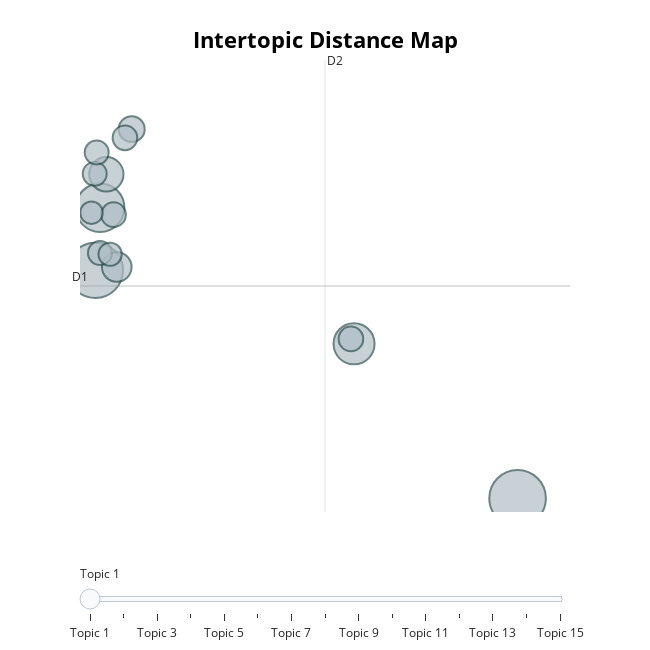

The notebook cell this image was saved under:
### Code cell
topic_model.visualize_topics()

### Figure 1 — Plotly figure (JSON) as saved in the notebook; plotly's stock layout.template omitted (floating-point values rounded to 4 significant figures)
{"data": [{"customdata": [[1, "wet | lid | wetboek | bedoelen | koninklijk", 95], [2, "brussels | hoofdstedelijk | regering | brussel | gewest", 91], [3, "gemeenschap | franse | regering | onderwijs | decreet", 70], [4, "und | des | vom | wird | durch", 50], [5, "decreet | vennootschap | lid | attest | aandeel", 35], [6, "diamant | koninklijk | wet | minister | art", 26], [7, "autoriteit | akkoord | overeenkomst | belgi | bevoegd", 20], [8, "onderneming | nacebelcode | tegemoetkoming | gelet | overwegende", 18], [9, "waals | toeristisch | regering | toerisme | decreet", 18], [10, "und | dass | von | des | erwgung", 18], [11, "waals | project | gelet | regering | overwegende", 17], [12, "werkzaam | bestanddeel | lid | geneeskundig | verzekering", 17], [13, "vaccinatie | waals | fase | regering | vaccin", 17], [14, "zelfstandig | overbruggingsrecht | maatregel | wet | activiteit", 16], [15, "vlaamse | vermelden | vlaams | regering | decreet", 15]], "hovertemplate": "<b>Topic %{customdata[0]}</b><br>Words: %{customdata[1]}<br>Size: %{customdata[2]}", "legendgroup": "", "marker": {"color": "#B0BEC5", "line": {"color": "DarkSlateGrey", "width": 2}, "size": [95, 91, 70, 50, 35, 26, 20, 18, 18, 18, 17, 17, 17, 16, 15], "sizemode": "area", "sizeref": 0.05937, "symbol": "circle"}, "mode": "markers", "name": "", "orientation": "v", "showlegend": false, "type": "scatter", "x": [13.82, -2.878, -2.691, 7.352, -2.445, -2.031, -1.442, -1.708, -2.159, 7.228, -2.903, -2.697, -2.826, -2.295, -3.031], "xaxis": "x", "y": [2.293, 7.979, 9.541, 6.145, 10.38, 8.062, 11.5, 11.28, 9.368, 6.268, 10.39, 8.411, 10.92, 8.38, 9.417], "yaxis": "y"}], "layout": {"annotations": [{"showarrow": false, "text": "D1", "x": -3.486, "y": 7.588, "yshift": 10}, {"showarrow": false, "text": "D2", "x": 6.203, "xshift": 10, "y": 13.23}], "height": 650, "hoverlabel": {"bgcolor": "white", "font": {"family": "Rockwell", "size": 16}}, "legend": {"itemsizing": "constant", "tracegroupgap": 0}, "margin": {"t": 60}, "shapes": [{"line": {"color": "#CFD8DC", "width": 2}, "type": "line", "x0": 6.203, "x1": 6.203, "y0": 1.949, "y1": 13.23}, {"line": {"color": "#9E9E9E", "width": 2}, "type": "line", "x0": -3.486, "x1": 15.89, "y0": 7.588, "y1": 7.588}], "sliders": [{"active": 0, "pad": {"t": 50}, "steps": [{"args": [{"marker.color": [["red", "#B0BEC5", "#B0BEC5", "#B0BEC5", "#B0BEC5", "#B0BEC5", "#B0BEC5", "#B0BEC5", "#B0BEC5", "#B0BEC5", "#B0BEC5", "#B0BEC5", "#B0BEC5", "#B0BEC5", "#B0BEC5"]]}], "label": "Topic 1", "method": "update"}, {"args": [{"marker.color": [["#B0BEC5", "red", "#B0BEC5", "#B0BEC5", "#B0BEC5", "#B0BEC5", "#B0BEC5", "#B0BEC5", "#B0BEC5", "#B0BEC5", "#B0BEC5", "#B0BEC5", "#B0BEC5", "#B0BEC5", "#B0BEC5"]]}], "label": "Topic 2", "method": "update"}, {"args": [{"marker.color": [["#B0BEC5", "#B0BEC5", "red", "#B0BEC5", "#B0BEC5", "#B0BEC5", "#B0BEC5", "#B0BEC5", "#B0BEC5", "#B0BEC5", "#B0BEC5", "#B0BEC5", "#B0BEC5", "#B0BEC5", "#B0BEC5"]]}], "label": "Topic 3", "method": "update"}, {"args": [{"marker.color": [["#B0BEC5", "#B0BEC5", "#B0BEC5", "red", "#B0BEC5", "#B0BEC5", "#B0BEC5", "#B0BEC5", "#B0BEC5", "#B0BEC5", "#B0BEC5", "#B0BEC5", "#B0BEC5", "#B0BEC5", "#B0BEC5"]]}], "label": "Topic 4", "method": "update"}, {"args": [{"marker.color": [["#B0BEC5", "#B0BEC5", "#B0BEC5", "#B0BEC5", "red", "#B0BEC5", "#B0BEC5", "#B0BEC5", "#B0BEC5", "#B0BEC5", "#B0BEC5", "#B0BEC5", "#B0BEC5", "#B0BEC5", "#B0BEC5"]]}], "label": "Topic 5", "method": "update"}, {"args": [{"marker.color": [["#B0BEC5", "#B0BEC5", "#B0BEC5", "#B0BEC5", "#B0BEC5", "red", "#B0BEC5", "#B0BEC5", "#B0BEC5", "#B0BEC5", "#B0BEC5", "#B0BEC5", "#B0BEC5", "#B0BEC5", "#B0BEC5"]]}], "label": "Topic 6", "method": "update"}, {"args": [{"marker.color": [["#B0BEC5", "#B0BEC5", "#B0BEC5", "#B0BEC5", "#B0BEC5", "#B0BEC5", "red", "#B0BEC5", "#B0BEC5", "#B0BEC5", "#B0BEC5", "#B0BEC5", "#B0BEC5", "#B0BEC5", "#B0BEC5"]]}], "label": "Topic 7", "method": "update"}, {"args": [{"marker.color": [["#B0BEC5", "#B0BEC5", "#B0BEC5", "#B0BEC5", "#B0BEC5", "#B0BEC5", "#B0BEC5", "red", "#B0BEC5", "#B0BEC5", "#B0BEC5", "#B0BEC5", "#B0BEC5", "#B0BEC5", "#B0BEC5"]]}], "label": "Topic 8", "method": "update"}, {"args": [{"marker.color": [["#B0BEC5", "#B0BEC5", "#B0BEC5", "#B0BEC5", "#B0BEC5", "#B0BEC5", "#B0BEC5", "#B0BEC5", "red", "#B0BEC5", "#B0BEC5", "#B0BEC5", "#B0BEC5", "#B0BEC5", "#B0BEC5"]]}], "label": "Topic 9", "method": "update"}, {"args": [{"marker.color": [["#B0BEC5", "#B0BEC5", "#B0BEC5", "#B0BEC5", "#B0BEC5", "#B0BEC5", "#B0BEC5", "#B0BEC5", "#B0BEC5", "red", "#B0BEC5", "#B0BEC5", "#B0BEC5", "#B0BEC5", "#B0BEC5"]]}], "label": "Topic 10", "method": "update"}, {"args": [{"marker.color": [["#B0BEC5", "#B0BEC5", "#B0BEC5", "#B0BEC5", "#B0BEC5", "#B0BEC5", "#B0BEC5", "#B0BEC5", "#B0BEC5", "#B0BEC5", "red", "#B0BEC5", "#B0BEC5", "#B0BEC5", "#B0BEC5"]]}], "label": "Topic 11", "method": "update"}, {"args": [{"marker.color": [["#B0BEC5", "#B0BEC5", "#B0BEC5", "#B0BEC5", "#B0BEC5", "#B0BEC5", "#B0BEC5", "#B0BEC5", "#B0BEC5", "#B0BEC5", "#B0BEC5", "red", "#B0BEC5", "#B0BEC5", "#B0BEC5"]]}], "label": "Topic 12", "method": "update"}, {"args": [{"marker.color": [["#B0BEC5", "#B0BEC5", "#B0BEC5", "#B0BEC5", "#B0BEC5", "#B0BEC5", "#B0BEC5", "#B0BEC5", "#B0BEC5", "#B0BEC5", "#B0BEC5", "#B0BEC5", "red", "#B0BEC5", "#B0BEC5"]]}], "label": "Topic 13", "method": "update"}, {"args": [{"marker.color": [["#B0BEC5", "#B0BEC5", "#B0BEC5", "#B0BEC5", "#B0BEC5", "#B0BEC5", "#B0BEC5", "#B0BEC5", "#B0BEC5", "#B0BEC5", "#B0BEC5", "#B0BEC5", "#B0BEC5", "red", "#B0BEC5"]]}], "label": "Topic 14", "method": "update"}, {"args": [{"marker.color": [["#B0BEC5", "#B0BEC5", "#B0BEC5", "#B0BEC5", "#B0BEC5", "#B0BEC5", "#B0BEC5", "#B0BEC5", "#B0BEC5", "#B0BEC5", "#B0BEC5", "#B0BEC5", "#B0BEC5", "#B0BEC5", "red"]]}], "label": "Topic 15", "method": "update"}]}], "title": {"font": {"color": "Black", "size": 22}, "text": "<b>Intertopic Distance Map", "x": 0.5, "xanchor": "center", "y": 0.95, "yanchor": "top"}, "width": 650, "xaxis": {"anchor": "y", "domain": [0, 1], "range": [-3.486, 15.89], "title": {"text": ""}, "visible": false}, "yaxis": {"anchor": "x", "domain": [0, 1], "range": [1.949, 13.23], "title": {"text": ""}, "visible": false}}}
